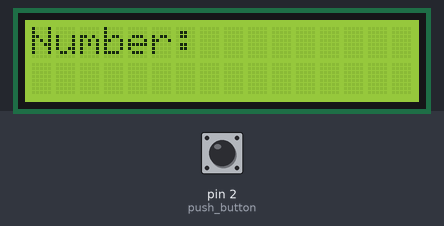
Simulated run of this sketch. Board: Arduino Uno, built with avr-gcc and run on an emulated ATmega328P. Parts: 16×2 character LCD. The test bench sets the inputs (shaded band); at power-on: pin 2 (push_button) HIGH. What the sketch prints to the serial monitor is not drawn.

Above: at 1.2 s.
1.3 s: pin 2 (push_button) pulled LOW for 1 s
At 2.6 s:
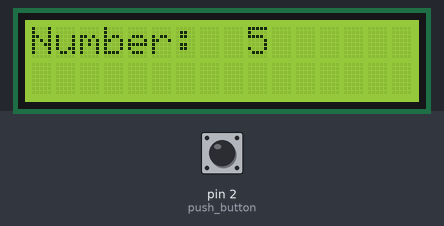
3.8 s: pin 2 (push_button) pulled LOW for 0.2 s
At 4.9 s:
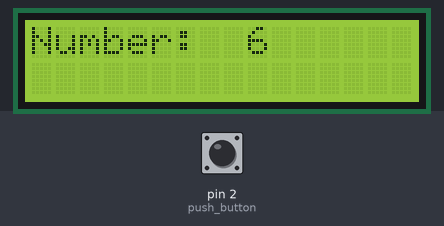
5.5 s: pin 2 (push_button) pulled LOW for 0.2 s
At 5.59 s:
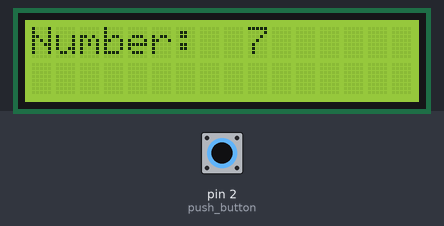
7.2 s: pin 2 (push_button) pulled LOW for 1 s
At 9.5 s:
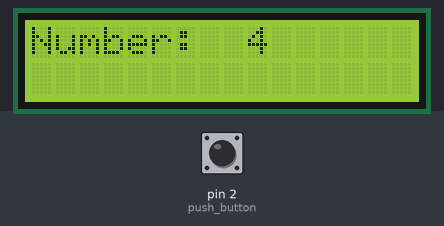
Timing chart, 0 to 10.7 s (numbered marks = the images above; inputs shaded):
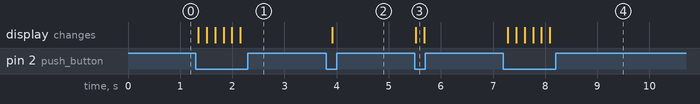

Measured:
- after the input at 1.3 s, the display: first changes after 0.05 s (image 1 shows a later state)
- after the input at 3.8 s, the display: changes after 0.12 s (image 2)
- after the input at 5.5 s, the display: changes at once (image 3)
- after the input at 7.2 s, the display: first changes after 0.08 s (image 4 shows a later state)

The sketch:

lcd_pushbuttton.ino
```cpp
// This is arduino projects to understand working the push button with lcd module.

#include<LiquidCrystal.h>    // firstly including the library of  LCD.

LiquidCrystal sample_lcd(4,5,6,7,8,9);   // assinging the arduino pin for LCD out pin RS,E,DO4,DO5,DO6,DO7.

#define push_button 2
int number = 0;
int input;
void setup() {
  // put your setup code here, to run once:
  pinMode(push_button,INPUT_PULLUP);
  sample_lcd.begin(16,2);      // initializing the type of lcd module as 16 by 2 lcd.
  sample_lcd.clear();          // clearing the lcd previous input data.
  Serial.begin(9600);
  Serial.println("Number increament: ");
  sample_lcd.print("Number:");
  Serial.println("Number:");
}

void loop() {
  // put your main code here, to run repeatedly:
input = digitalRead(push_button);
if(input == LOW)   {           // when switch is on.
Serial.print("Number: ");
Serial.println(number);
sample_lcd.setCursor(0,0);
sample_lcd.print("Number:");
sample_lcd.setCursor(9,0);
sample_lcd.print(number);
number++;
if (number>9){
  number = 0;
}
}
delay(160);             // giving the delay of 160 ms for neglecting the push_button bouncing.
}
```

Source omitted: images.c (data table, 15393 bytes), for_lcd_menu.c (data table, 18471 bytes)
